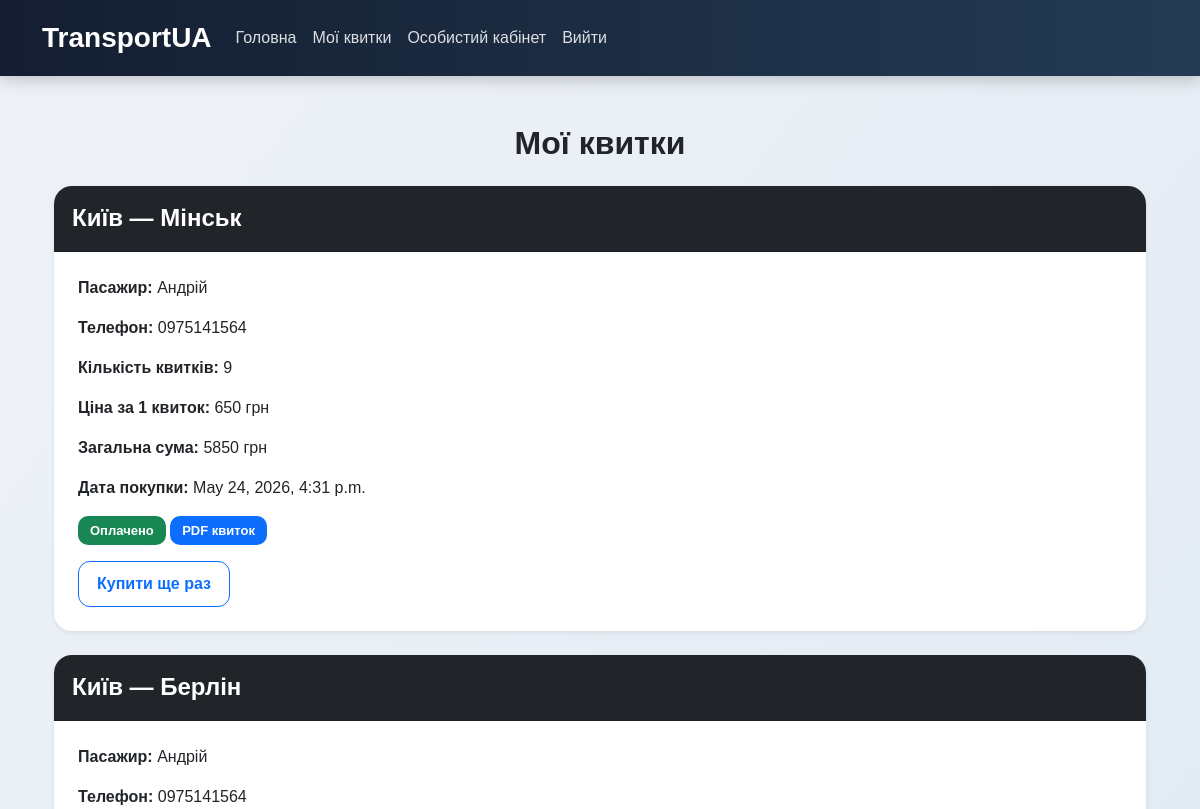
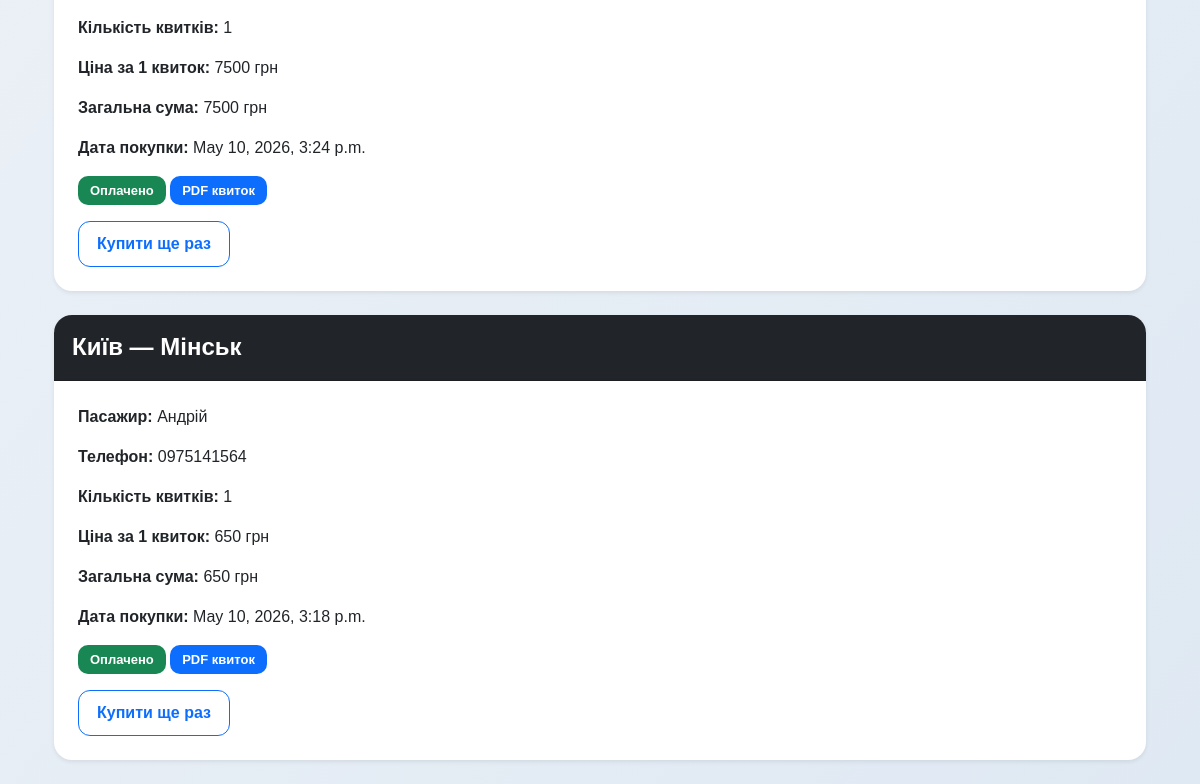
Page /blog/my-tickets/ (signed in) on the earlier database version (2 pictures, top to bottom).
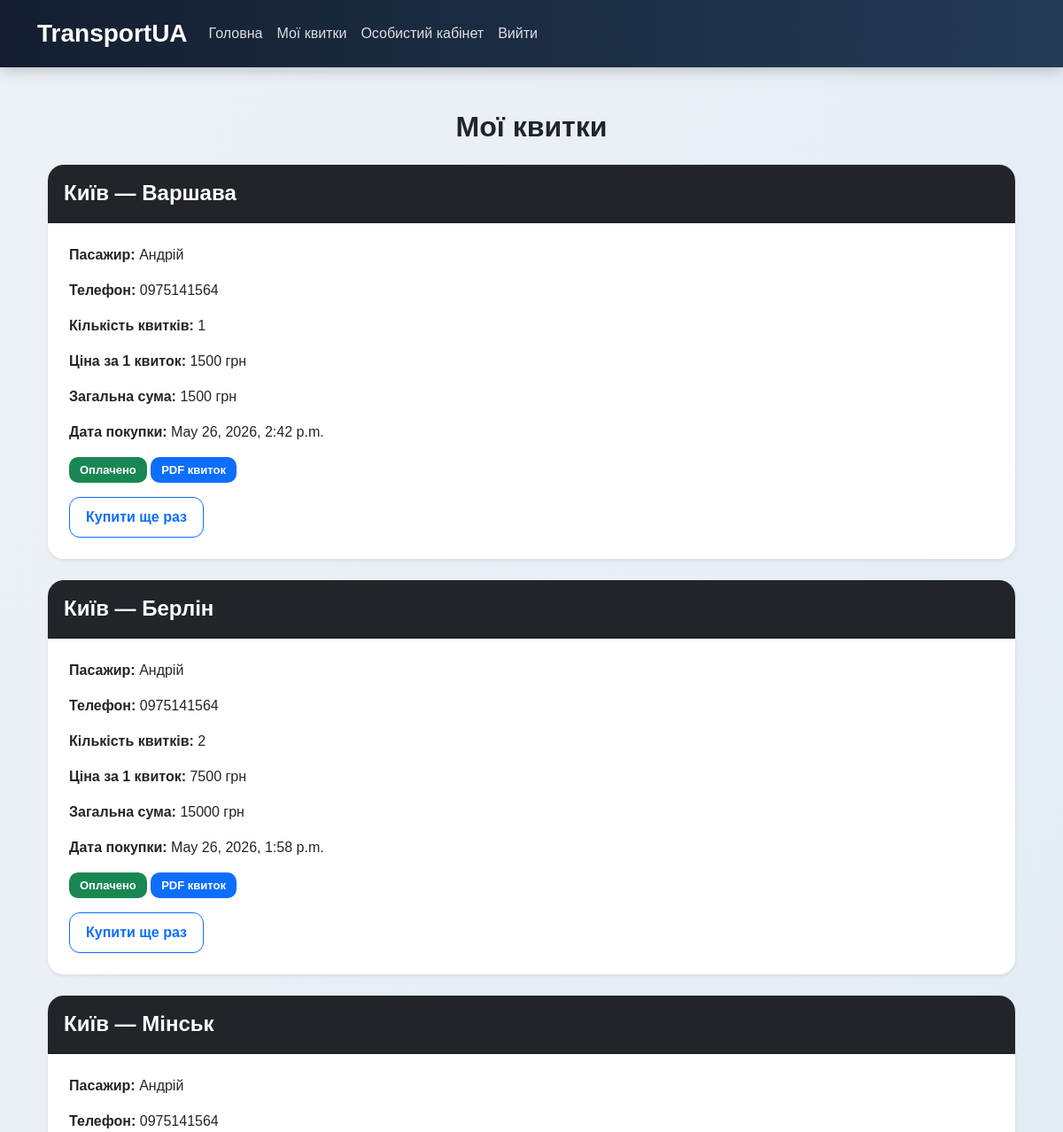
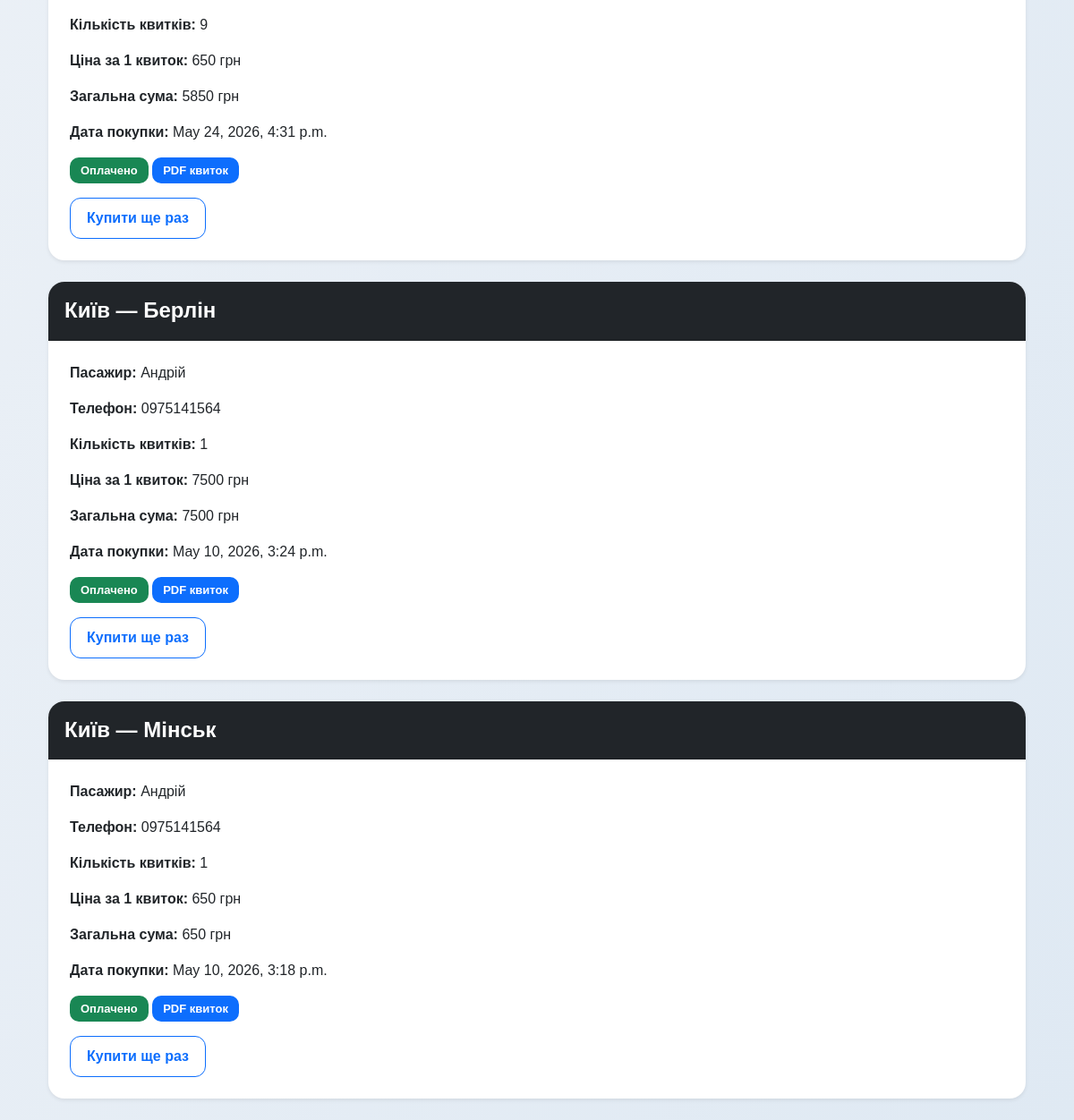
Same page on the later database version (2 pictures, top to bottom).
### blog/models.py (models this page shows, shortened)
class TicketOrder(models.Model):
    user = models.ForeignKey(User, on_delete=models.CASCADE, null=True, blank=True)
    route = models.ForeignKey(Route, on_delete=models.CASCADE)
    name = models.CharField(max_length=100)
    phone = models.CharField(max_length=20)
    count = models.IntegerField()
    created_at = models.DateTimeField(auto_now_add=True)
    def total_price(self):
        return self.route.price * self.count

class Route(models.Model):
    from_city = models.CharField(max_length=100)
    to_city = models.CharField(max_length=100)
    price = models.IntegerField()
    image = models.CharField(max_length=100)

### blog/views.py (the view)
# urls.py: path('my-tickets/', views.my_tickets, name='my_tickets'),
@login_required
def my_tickets(request):
    if request.user.is_superuser:
        tickets = TicketOrder.objects.all().order_by("-created_at")
    else:
        tickets = TicketOrder.objects.filter(user=request.user).order_by("-created_at")
    return render(request, "blog/my_tickets.html", {
        "tickets": tickets
    })

### blog/templates/blog/my_tickets.html
{% extends 'blog/base.html' %}
{% block content %}
<div class="container mt-4">
    <h2 class="mb-4 text-center">Мої квитки</h2>
    {% for ticket in tickets %}
    <div class="card shadow-sm mb-4">
        <div class="card-header bg-dark text-white">
            <h4 class="mb-0">
                {{ ticket.route.from_city }} — {{ ticket.route.to_city }}
            </h4>
        </div>
        <div class="card-body">
            <p><b>Пасажир:</b> {{ ticket.name }}</p>
            <p><b>Телефон:</b> {{ ticket.phone }}</p>
            <p><b>Кількість квитків:</b> {{ ticket.count }}</p>
            <p><b>Ціна за 1 квиток:</b> {{ ticket.route.price }} грн</p>
            <p><b>Загальна сума:</b> {{ ticket.total_price }} грн</p>
            <p><b>Дата покупки:</b> {{ ticket.created_at }}</p>
            <span class="badge bg-success">Оплачено</span>
            <span class="badge bg-primary">PDF квиток</span>
            <div class="mt-3">
                <a href="/blog/buy/{{ ticket.route.id }}/" class="btn btn-outline-primary">
                    Купити ще раз
                </a>
            </div>
        </div>
    </div>
    {% empty %}
    <div class="alert alert-warning text-center">
        У вас ще немає куплених квитків.
    </div>
    {% endfor %}
</div>
{% endblock %}

Differences in the rows shown:
added TicketOrder: route.from_city "Київ", route.to_city "Варшава", name "Андрій", phone "0975141564", count "1", route.price "1500", total_price "1500", created_at "May 26, 2026, 2:42 p.m."
added TicketOrder: route.from_city "Київ", route.to_city "Берлін", name "Андрій", phone "0975141564", count "2", route.price "7500", total_price "15000", created_at "May 26, 2026, 1:58 p.m."
